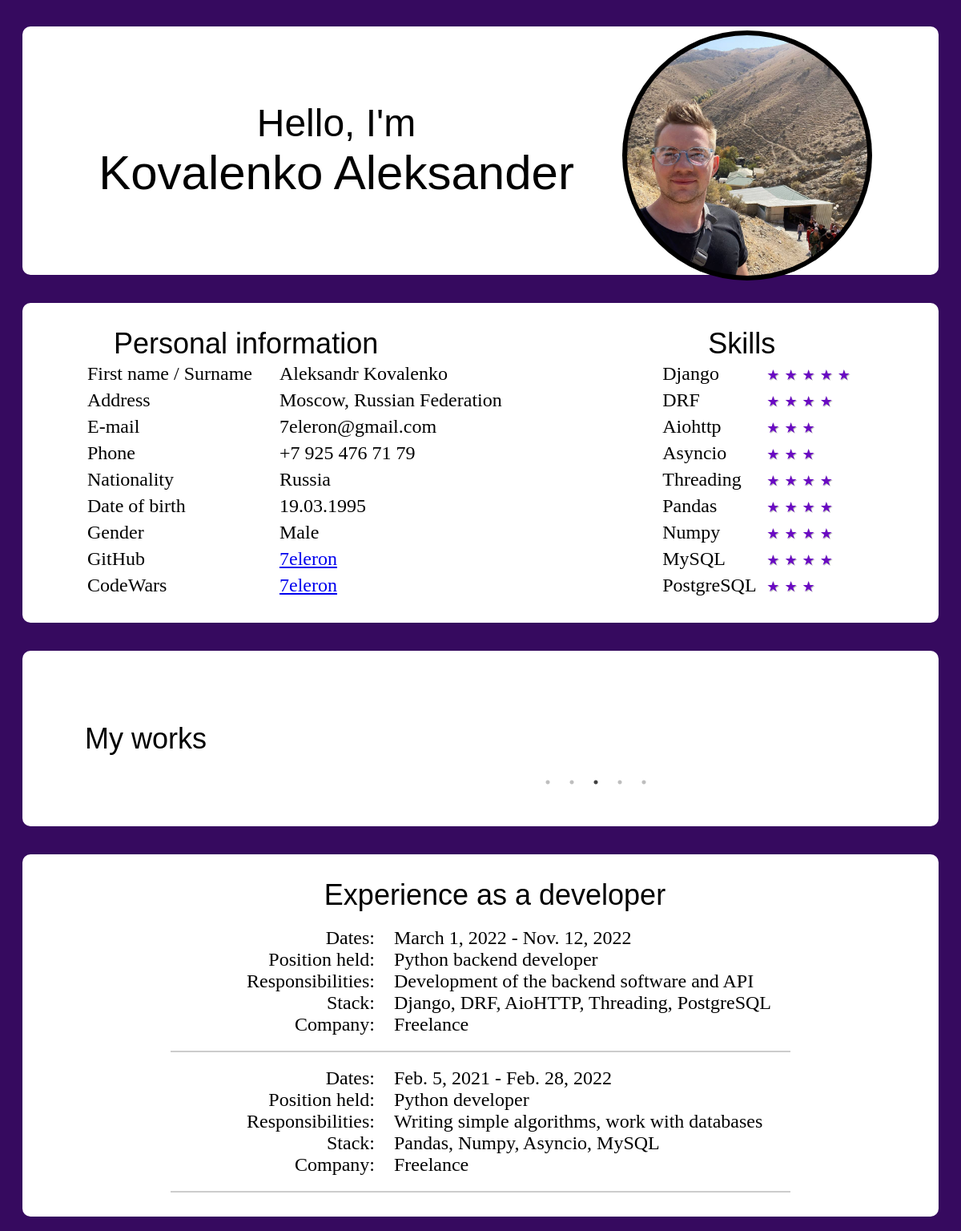
Before: / with the older database file.
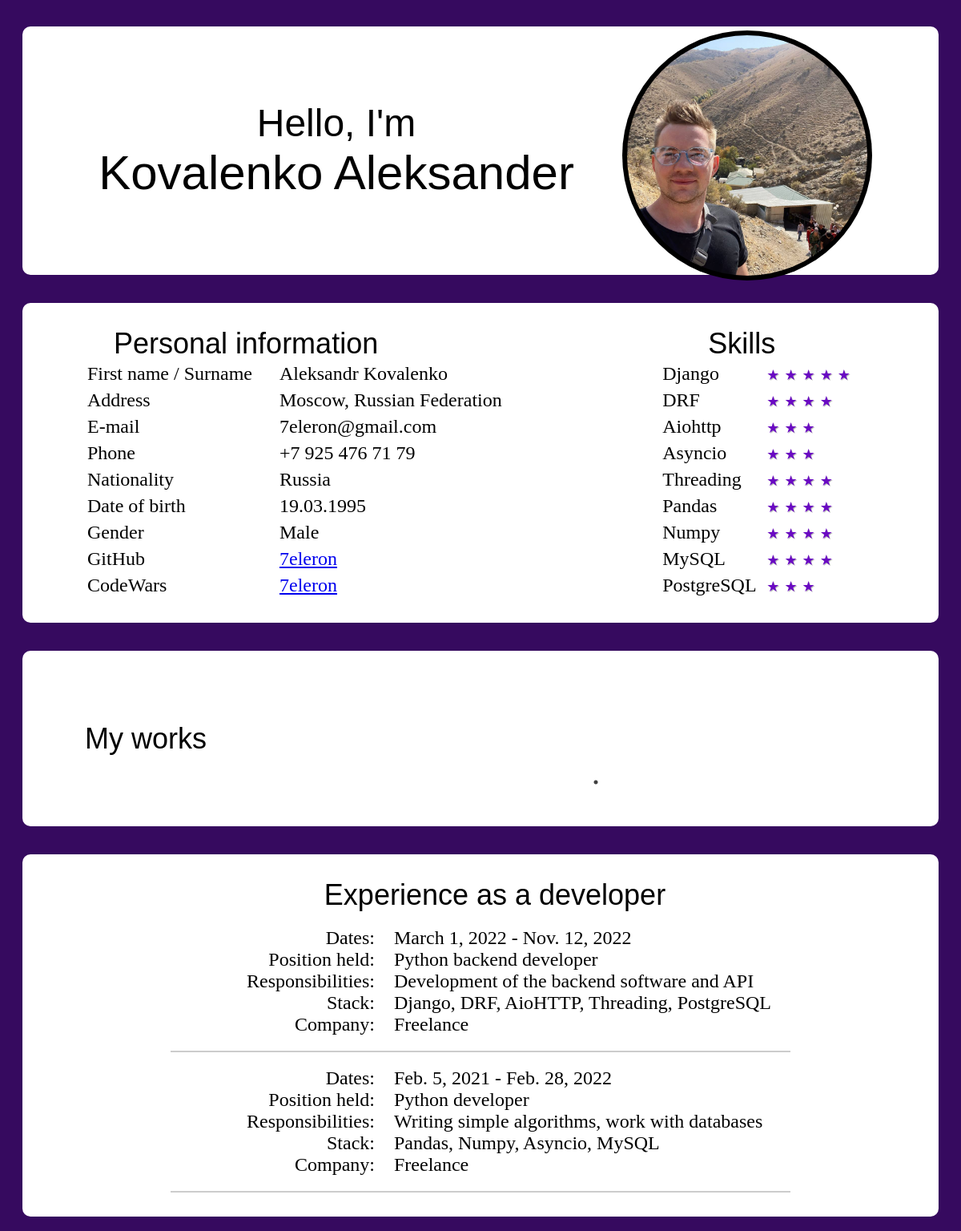
After: the same page with the newer database file.
### crm/models.py (models this page shows, shortened)
class ImageHead(models.Model):
    myimag = models.ImageField(upload_to='myimg/')
    class Meta:
        verbose_name = 'Head photo'
        verbose_name_plural = 'Head photos'

### information/models.py (models this page shows, shortened)
class PersonalInformation(models.Model):
    info = models.CharField(verbose_name='Information', max_length=255)
    data = models.CharField(verbose_name='Data', max_length=255)
    class Meta:
        verbose_name = 'Information'
        verbose_name_plural = 'Informations'

### skills/models.py (models this page shows, shortened)
class Skills(models.Model):
    skill = models.CharField(verbose_name='Skill', max_length=255)
    level = models.IntegerField(verbose_name='Level')
    class Meta:
        verbose_name = 'Skill'
        verbose_name_plural = 'Skills'

### cms/models.py (models this page shows, shortened)
class CmsSLider(models.Model):
    cms_img = models.ImageField(upload_to='sliderimg/')
    cms_title = models.CharField(max_length=200, verbose_name='Title')
    cms_text = models.CharField(max_length=200, verbose_name='Text')
    cms_css = models.CharField(max_length=200, null=True, default='CSS', verbose_name='')
    class Meta:
        verbose_name = 'Slide'
        verbose_name_plural = 'Slides'

### experience/models.py (models this page shows, shortened)
class Experience(models.Model):
    date_start = models.DateField(default=datetime.date.today, verbose_name="Start date")
    date_end = models.DateField(default=datetime.date.today, verbose_name="End date")
    position = models.CharField(max_length=255, verbose_name="Position")
    responsibilities = models.CharField(max_length=255, verbose_name="Responsibilities")
    stack = models.CharField(max_length=255, verbose_name="Stack", default="Python")
    company = models.CharField(max_length=255, verbose_name="Company")
    class Meta:
        verbose_name = 'Experience'
        verbose_name_plural = 'Experiences'

### MySite/views.py (the view)
# urls.py: path('', resume_page),
def resume_page(request):
    slider_list = CmsSLider.objects.all()
    imagehead = ImageHead.objects.get()
    skills = {skill.skill: range(skill.level) for skill in Skills.objects.all()}
    personal_information = PersonalInformation.objects.all()
    experience = Experience.objects.all()
    dict_data = {'imagehead': imagehead,
                 'slider_list': slider_list,
                 'skills': skills,
                 'personal_information': personal_information,
                 'experience': experience,
    }
    return render(request, './index.html', dict_data)

### templates/index.html (shortened to what this page needs)
{% load static %}
<!DOCTYPE html>
<html lang="en">
<head>
    <link href="{% static 'style.css' %}" rel="stylesheet">
    <link href="http://fonts.cdnfonts.com/css/old-english-five" rel="stylesheet">
</head>
<body>
<div class="pt-1">
    <div class="text-head">
        <p class="head-hi">Hello, I'm</p>
        <p class="head-name">Kovalenko Aleksander</p>
    </div>
    <div class="img-head">
        <img id="img-head" src="{{ imagehead.myimag.url }}">
    </div>
</div>
<div class="pt-2">
    <div class="personal-information">
        <p class="information">Personal information</p>
        {% for info in personal_information %}
            <div class="per-info">
                {% if info.info == 'GitHub' %}
                    <a class="info">{{ info.info }}</a>
                    <a class="data" href="https://github.com/7eleron/">{{ info.data }}</a>
                {% elif info.info == 'CodeWars' %}
                <a class="info">{{ info.info }}</a>
                <a class="data" href="https://www.codewars.com/users/7eleron">{{ info.data }}</a>
                {% else %}
                    <a class="info">{{ info.info }}</a>
                    <a class="data">{{ info.data }}</a>
                {% endif%}
            </div>
        {% endfor %}
    </div>
    <div class="all-skills">
        <p class="skills">Skills</p>
        {% for skill, level in skills.items %}
            <p class="name-skill">{{ skill }}</p>
            <div class="simple-rating">
                {% for i in level %}
                    <span class="active"></span>
                {% endfor %}
            </div>
        {% endfor %}
    </div>
</div>
<div class="pt-3">
	{% include 'carusel.html' %}
</div>
<div class="pt-4">
    <div class="experiences">
        <p class="information">Experience as a developer</p>
        {% for exp in experience %}
            <div class="experience">
                <p>
                    <a class="exp_info">Dates: </a><a class="exp_data">{{ exp.date_start }} - {{ exp.date_end }}</a>
                    <a class="exp_info">Position held: </a><a class="exp_data">{{ exp.position }}</a>
                    <a class="exp_info">Responsibilities: </a><a class="exp_data">{{ exp.responsibilities }}</a>
                    <a class="exp_info">Stack: </a><a class="exp_data">{{ exp.stack }}</a>
                    <a class="exp_info">Company: </a><a class="exp_data">{{ exp.company }}</a>
                </p>
            </div>
            <span class="line"></span>
        {% endfor %}
    </div>
</div>
</body>
</html>

### templates/carusel.html (shortened to what this page needs)
{% load static %}
<link rel="stylesheet" type="text/css" href="https://cdn.jsdelivr.net/npm/slick-carousel@1.8.1/slick/slick.css"/>
<link rel="stylesheet" type="text/css" href="https://cdn.jsdelivr.net/npm/slick-carousel@1.8.1/slick/slick-theme.css"/>
<link href="{% static 'carusel.css' %}" rel="stylesheet">
<p class="information_cms">My works</p>
<div class="content">
	<div class="slider single-item">
		{% for slide in slider_list %}
		<div>
			<a href="{{ slide.cms_text }}">
				<img src="{{ slide.cms_img.url }}" class="d-block">
			</a>
		</div>
		{% endfor %}
	</div>
</div>

### MySite/static/style.css (style rules this page uses)
body { background-color: rgb(54, 10, 95); font-family: 'Nunito Sans'; display: flex; justify-content: center; flex-wrap: wrap; }
.pt-1 { background-color: white; border-radius: 10px; margin: 25px 20px 10px 20px; padding: 5px; height: auto; width: 100vw; display: flex; align-items: center; justify-content: center; }
.pt-2 { background-color: white; border-radius: 10px; margin: 25px 20px 10px 20px; padding: 30px; height: auto; width: 100vw; display: flex; align-items: center; justify-content: center; }
.pt-3 { background-color: white; border-radius: 10px; margin: 25px 20px 10px 20px; padding: 10px; height: auto; width: 100vw; display: flex; align-items: center; justify-content: center; }
.pt-4 { background-color: white; border-radius: 10px; margin: 25px 20px 10px 20px; padding: 30px; height: auto; width: 100vw; display: flex; align-items: center; justify-content: center; }
.text-head { color: black; word-wrap: break-word; display: inline-block; text-align: center; margin: 0px; }
.head-hi { font-family: 'Helvetica'; font-size: 4vw; margin: 0px; }
.head-name { font-family: 'Helvetica'; font-size: 5vw; margin: 0px; }
.img-head { width: 25vw; height: 25vw; display: inline-block; float: right; margin: 0vw 0vw 0vw 5vw; }
#img-head { width: 100%; height: 100%; object-fit: cover; border-radius: 50%; margin: 0; }
.personal-information { display: flex; flex-wrap: wrap; width: auto; color: black; float: left; margin-left: 4vw; }
.information { font-size: 3vw; margin: 0vw 0vw 0vw 3vw; font-family: 'Helvetica'; }
.per-info { margin: 3px; width: auto; display: flex; flex-wrap: wrap; }
.per-info a.info { display: inline-block; float: left; width: 20vw; font-size: 2vw; }
.per-info a.data { display: inline-block; width: 25vw; font-size: 2vw; }
.all-skills { width: auto; color: black; float: right; }
.skills { font-size: 3vw; margin: 0vw 0vw 0vw 5vw; font-family: 'Helvetica'; }
.name-skill { display: inline-block; width: 10vw; font-size: 2vw; margin: 3px; }
.simple-rating { display: inline-block; margin: 3px; width: 10vw; font-size: 2vw; }
.simple-rating span { font-size: 1.5vw; margin: 0; line-height: 0.5vw; color: lightgrey; text-shadow: 1px 1px #bbb; }
.simple-rating > span:before { content: '★'; }
.simple-rating > span.active { color: rgb(106, 10, 195); text-shadow: 1px 1px dark; }
.experiences { width: auto; text-align: center; }
.line { display: block; width: auto; border-bottom: 2px solid #ccc; }
.experience { width: 64vw; margin: 3px; display: flex; flex-wrap: wrap; }
.experience a.exp_info { display: inline-block; width: 20vw; text-align: right; margin-right: 1vw; font-size: 2vw; }
.experience a.exp_data { display: inline-block; width: 40vw; text-align: left; margin-left: 1vw; font-size: 2vw; }

### MySite/static/carusel.css (style rules this page uses)
.information_cms { width: 20vw; font-size: 3vw; margin: 2vw; font-family: 'Helvetica'; text-align: center; float: right; }
.content { margin: auto; padding: 30px; width: 100%; max-width: 600px; box-sizing: border-box; }
img { font-size: 36px; line-height: 100px; margin: 1px; padding: 2%; position: relative; text-align: center; background-color: black; border-radius: 5px; }
.d-block { height: 100px; width: auto; display: inline-block; }

Changed rows visible on the page:
removed CmsSLider: cms_img (picture)
removed CmsSLider: cms_img (picture)
removed CmsSLider: cms_img (picture)
now on this page (row edited): CmsSLider: cms_img (picture)
now on this page (row edited): CmsSLider: cms_img (picture)
added CmsSLider: cms_img (picture)
